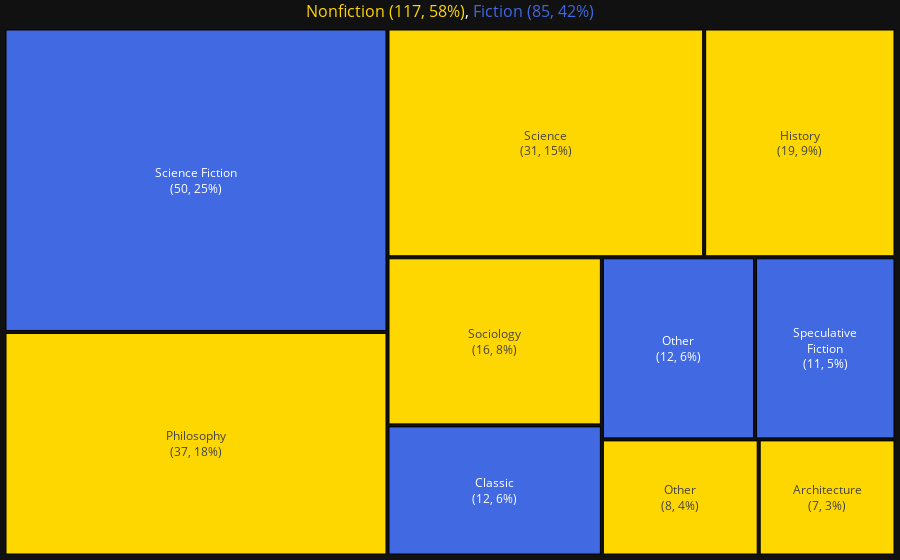

Source (notebook cell):
### Code cell
create_tree(
    df=df_genre_counts,
    feat='genre',
    var='count',
    flag='flag',
    threshold=5,
    threshold_global=False,
    group_flag=False,
    color_dict={fiction_flag: 'royalblue', nonfiction_flag: 'gold'},
    font_size_dict={'base': 12, 'title': 16, 'tree_text': 12},
    save_path='../attachments/tree_book.html',
    #save_path=None
    )

### Figure 1 — Plotly figure (JSON) as saved in the notebook; plotly's stock layout.template omitted (floating-point values rounded to 4 significant figures)
{"data": [{"branchvalues": "total", "hoverinfo": "none", "ids": ["Fiction | Classic", "Fiction | Science Fiction", "Fiction | Speculative<br>Fiction", "Fiction | Other", "Nonfiction | Philosophy", "Nonfiction | History", "Nonfiction | Sociology", "Nonfiction | Architecture", "Nonfiction | Science", "Nonfiction | Other"], "labels": ["Classic", "Science Fiction", "Speculative<br>Fiction", "Other", "Philosophy", "History", "Sociology", "Architecture", "Science", "Other"], "marker": {"colors": ["royalblue", "royalblue", "royalblue", "royalblue", "gold", "gold", "gold", "gold", "gold", "gold"], "line": {"color": "black", "width": 1}}, "parents": ["", "", "", "", "", "", "", "", "", ""], "textfont": {"size": 12}, "textinfo": "label+value+percent root", "textposition": "middle center", "texttemplate": "%{label}<br>(%{value:.0f}, %{percentRoot:.0%})", "type": "treemap", "values": [12.0, 50.0, 11.0, 12.0, 36.83, 18.83, 15.5, 6.833, 31.17, 7.833]}], "layout": {"font": {"color": "white", "size": 12}, "margin": {"b": 0, "l": 0, "r": 0, "t": 6}, "title": {"font": {"size": 16}, "text": "<span style='color:gold'>Nonfiction (117, 58%)</span>, <span style='color:royalblue'>Fiction (85, 42%)</span>", "x": 0.5, "xanchor": "center", "y": 0.99, "yanchor": "top"}, "uniformtext": {"minsize": 12, "mode": "show"}}}
